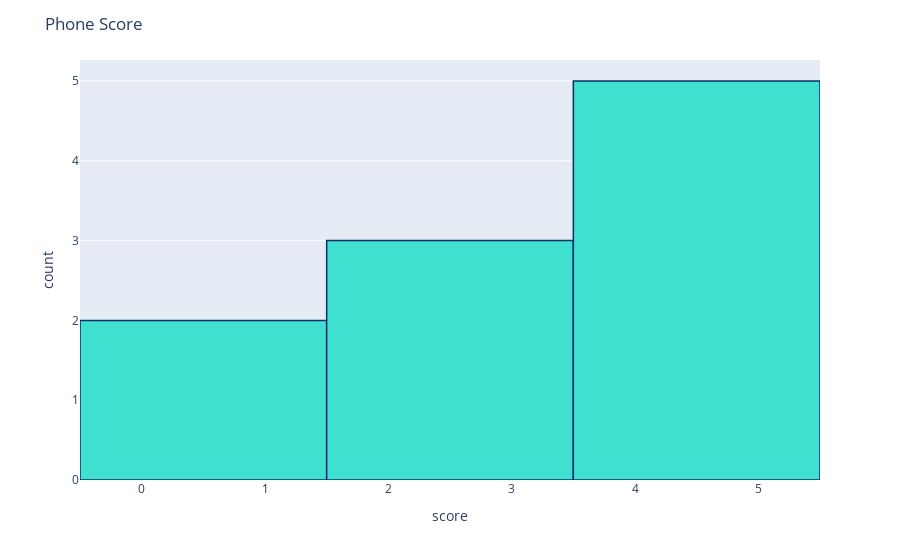

The code cell stored with this chart in its notebook:
### Code cell
# Imports
import matplotlib.pyplot as plt
import seaborn as sns
color = sns.color_palette()
%matplotlib inline
import plotly.offline as py
py.init_notebook_mode(connected=True)
import plotly.graph_objs as go
import plotly.tools as tls
import plotly.express as px
# Product Scores
fig = px.histogram(df, x="score")
fig.update_traces(marker_color="turquoise",marker_line_color='rgb(8,48,107)',
                  marker_line_width=1.5)
fig.update_layout(title_text='Phone Score')
fig.show()

### Figure 1 — Plotly figure (JSON) as saved in the notebook; plotly's stock layout.template omitted (floating-point values rounded to 4 significant figures)
{"data": [{"alignmentgroup": "True", "bingroup": "x", "hovertemplate": "score=%{x}<br>count=%{y}<extra></extra>", "legendgroup": "", "marker": {"color": "turquoise", "line": {"color": "rgb(8,48,107)", "width": 1.5}, "pattern": {"shape": ""}}, "name": "", "offsetgroup": "", "orientation": "v", "showlegend": false, "type": "histogram", "x": [5, 1, 3, 2, 1, 5, 4, 3, 4, 5], "xaxis": "x", "yaxis": "y"}], "layout": {"barmode": "relative", "legend": {"tracegroupgap": 0}, "margin": {"t": 60}, "title": {"text": "Phone Score"}, "xaxis": {"anchor": "y", "domain": [0, 1], "title": {"text": "score"}}, "yaxis": {"anchor": "x", "domain": [0, 1], "title": {"text": "count"}}}}
